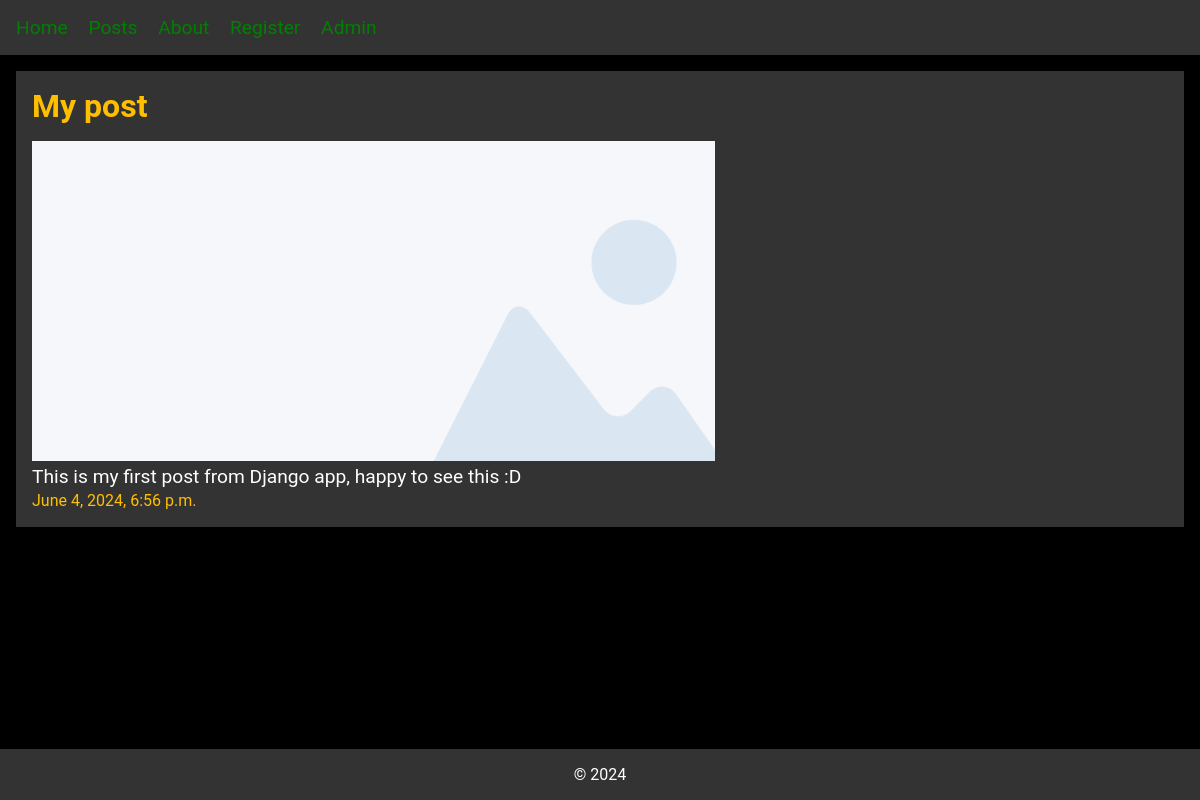
/posts/first/, run on the app's committed database.
### posts/models.py (models this page shows, shortened)
class Post(models.Model):
    title = models.CharField(max_length=200)
    body = models.TextField()
    slug = models.SlugField(max_length=200, unique=True)
    date = models.DateTimeField(auto_now_add=True)
    banner = models.ImageField(upload_to='banners/', default='banners/default.jpg', blank=True)

### posts/views.py (the view)
# urls.py: path('<slug:slug>/', views.post_detail, name='details'),
def post_detail(request, slug):
    post = Post.objects.get(slug=slug)
    return render(request, 'posts/post_detail.html', {
        "post": post
    })

### posts/templates/posts/post_detail.html (shortened to what this page needs)
{% extends "layout.html" %}
{% load static %}
{% block content %}
<link rel="stylesheet" href="{% static 'css/post.css' %}">
<article>
    <h2>{{ post.title }}</h2>
    <img src="{{ post.banner.url }}" alt="{{ post.title }}" style="height: 20rem; overflow: hidden; max-width: 100%;">
    <p>{{ post.body|safe }}</p>
    <p><small>{{ post.date }}</small></p>
</article>
{% endblock %}

### static/css/style.css (style rules this page uses)
* { margin: 0; padding: 0; box-sizing: border-box; scrollbar-width: none; }
body { font-family: 'Roboto', sans-serif; background-color: #000000; color: whitesmoke; font-size: 16px; display: flex; flex-direction: column; }

### static/css/post.css (style rules this page uses)
article { padding: 1rem; background-color: #333333; color: white; margin-bottom: 1rem; }
article p { font-size: 1.2rem; }
article small { color: #ffbf00; }
h2 { font-size: 2rem; margin-bottom: 1rem; color: #ffbf00; }

### data on the page
Post: title "My post", banner (placeholder picture), body "This is my first post from Django app, happy to see this :D", date "June 4, 2024, 6:56 p.m."
